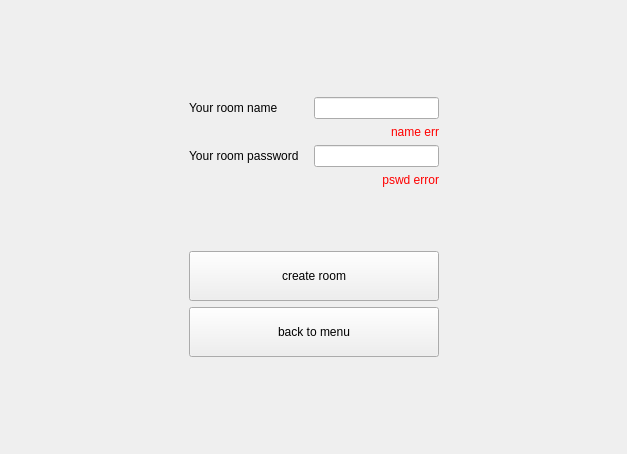
<?xml version="1.0" encoding="UTF-8"?>
<ui version="4.0">
 <class>RoomCreationWidgetClass</class>
 <widget class="QWidget" name="RoomCreationWidgetClass">
  <property name="geometry">
   <rect>
    <x>0</x>
    <y>0</y>
    <width>627</width>
    <height>454</height>
   </rect>
  </property>
  <property name="windowTitle">
   <string>RoomCreationWidget</string>
  </property>
  <property name="layoutDirection">
   <enum>Qt::LeftToRight</enum>
  </property>
  <layout class="QGridLayout" name="gridLayout">
   <property name="leftMargin">
    <number>40</number>
   </property>
   <property name="topMargin">
    <number>40</number>
   </property>
   <property name="rightMargin">
    <number>40</number>
   </property>
   <property name="bottomMargin">
    <number>40</number>
   </property>
   <item row="12" column="1">
    <spacer name="verticalSpacer">
     <property name="orientation">
      <enum>Qt::Vertical</enum>
     </property>
     <property name="sizeHint" stdset="0">
      <size>
       <width>20</width>
       <height>40</height>
      </size>
     </property>
    </spacer>
   </item>
   <item row="8" column="1">
    <widget class="QLabel" name="roomPswdErrorLabel">
     <property name="styleSheet">
      <string notr="true">color:red;</string>
     </property>
     <property name="text">
      <string>pswd error</string>
     </property>
     <property name="alignment">
      <set>Qt::AlignRight|Qt::AlignTrailing|Qt::AlignVCenter</set>
     </property>
    </widget>
   </item>
   <item row="5" column="1">
    <layout class="QHBoxLayout" name="horizontalLayout" stretch="1,1">
     <property name="spacing">
      <number>0</number>
     </property>
     <item>
      <widget class="QLabel" name="label">
       <property name="text">
        <string>Your room name</string>
       </property>
      </widget>
     </item>
     <item>
      <widget class="QLineEdit" name="roomNameLineEdit"/>
     </item>
    </layout>
   </item>
   <item row="0" column="1">
    <spacer name="verticalSpacer_2">
     <property name="orientation">
      <enum>Qt::Vertical</enum>
     </property>
     <property name="sizeHint" stdset="0">
      <size>
       <width>20</width>
       <height>40</height>
      </size>
     </property>
    </spacer>
   </item>
   <item row="6" column="1">
    <widget class="QLabel" name="roomNameErrorLabel">
     <property name="styleSheet">
      <string notr="true">color:red;</string>
     </property>
     <property name="text">
      <string>name err</string>
     </property>
     <property name="alignment">
      <set>Qt::AlignRight|Qt::AlignTrailing|Qt::AlignVCenter</set>
     </property>
    </widget>
   </item>
   <item row="7" column="1">
    <layout class="QHBoxLayout" name="horizontalLayout_2" stretch="1,1">
     <property name="spacing">
      <number>0</number>
     </property>
     <item>
      <widget class="QLabel" name="label_2">
       <property name="text">
        <string>Your room password</string>
       </property>
      </widget>
     </item>
     <item>
      <widget class="QLineEdit" name="pswdLineEdit"/>
     </item>
    </layout>
   </item>
   <item row="10" column="0">
    <spacer name="horizontalSpacer">
     <property name="orientation">
      <enum>Qt::Horizontal</enum>
     </property>
     <property name="sizeHint" stdset="0">
      <size>
       <width>40</width>
       <height>20</height>
      </size>
     </property>
    </spacer>
   </item>
   <item row="9" column="1">
    <spacer name="verticalSpacer_3">
     <property name="orientation">
      <enum>Qt::Vertical</enum>
     </property>
     <property name="sizeHint" stdset="0">
      <size>
       <width>20</width>
       <height>40</height>
      </size>
     </property>
    </spacer>
   </item>
   <item row="10" column="1">
    <widget class="QPushButton" name="createRoomButton">
     <property name="enabled">
      <bool>true</bool>
     </property>
     <property name="sizePolicy">
      <sizepolicy hsizetype="Minimum" vsizetype="Minimum">
       <horstretch>0</horstretch>
       <verstretch>0</verstretch>
      </sizepolicy>
     </property>
     <property name="minimumSize">
      <size>
       <width>250</width>
       <height>50</height>
      </size>
     </property>
     <property name="maximumSize">
      <size>
       <width>430</width>
       <height>56</height>
      </size>
     </property>
     <property name="baseSize">
      <size>
       <width>430</width>
       <height>65</height>
      </size>
     </property>
     <property name="text">
      <string>create room</string>
     </property>
    </widget>
   </item>
   <item row="10" column="3">
    <spacer name="horizontalSpacer_2">
     <property name="orientation">
      <enum>Qt::Horizontal</enum>
     </property>
     <property name="sizeHint" stdset="0">
      <size>
       <width>40</width>
       <height>20</height>
      </size>
     </property>
    </spacer>
   </item>
   <item row="11" column="1">
    <widget class="QPushButton" name="backToMenuButton">
     <property name="sizePolicy">
      <sizepolicy hsizetype="Minimum" vsizetype="Minimum">
       <horstretch>0</horstretch>
       <verstretch>0</verstretch>
      </sizepolicy>
     </property>
     <property name="minimumSize">
      <size>
       <width>250</width>
       <height>50</height>
      </size>
     </property>
     <property name="maximumSize">
      <size>
       <width>430</width>
       <height>65</height>
      </size>
     </property>
     <property name="text">
      <string>back to menu</string>
     </property>
    </widget>
   </item>
  </layout>
 </widget>
 <layoutdefault spacing="6" margin="11"/>
 <tabstops>
  <tabstop>backToMenuButton</tabstop>
 </tabstops>
 <resources/>
 <connections>
  <connection>
   <sender>backToMenuButton</sender>
   <signal>clicked()</signal>
   <receiver>RoomCreationWidgetClass</receiver>
   <slot>emitBackToMenu_slot()</slot>
   <hints>
    <hint type="sourcelabel">
     <x>319</x>
     <y>355</y>
    </hint>
    <hint type="destinationlabel">
     <x>206</x>
     <y>363</y>
    </hint>
   </hints>
  </connection>
  <connection>
   <sender>backToMenuButton</sender>
   <signal>clicked()</signal>
   <receiver>RoomCreationWidgetClass</receiver>
   <slot>hide()</slot>
   <hints>
    <hint type="sourcelabel">
     <x>254</x>
     <y>355</y>
    </hint>
    <hint type="destinationlabel">
     <x>87</x>
     <y>362</y>
    </hint>
   </hints>
  </connection>
  <connection>
   <sender>createRoomButton</sender>
   <signal>clicked()</signal>
   <receiver>RoomCreationWidgetClass</receiver>
   <slot>createRoomBtnPressed_slot()</slot>
   <hints>
    <hint type="sourcelabel">
     <x>438</x>
     <y>299</y>
    </hint>
    <hint type="destinationlabel">
     <x>337</x>
     <y>181</y>
    </hint>
   </hints>
  </connection>
  <connection>
   <sender>roomNameLineEdit</sender>
   <signal>textChanged(QString)</signal>
   <receiver>RoomCreationWidgetClass</receiver>
   <slot>validateFields_slot()</slot>
   <hints>
    <hint type="sourcelabel">
     <x>343</x>
     <y>103</y>
    </hint>
    <hint type="destinationlabel">
     <x>489</x>
     <y>73</y>
    </hint>
   </hints>
  </connection>
  <connection>
   <sender>pswdLineEdit</sender>
   <signal>textChanged(QString)</signal>
   <receiver>RoomCreationWidgetClass</receiver>
   <slot>validateFields_slot()</slot>
   <hints>
    <hint type="sourcelabel">
     <x>420</x>
     <y>152</y>
    </hint>
    <hint type="destinationlabel">
     <x>538</x>
     <y>139</y>
    </hint>
   </hints>
  </connection>
 </connections>
 <slots>
  <slot>validateFields_slot()</slot>
  <slot>createRoomBtnPressed_slot()</slot>
  <slot>tryJoining_slot()</slot>
 </slots>
</ui>
